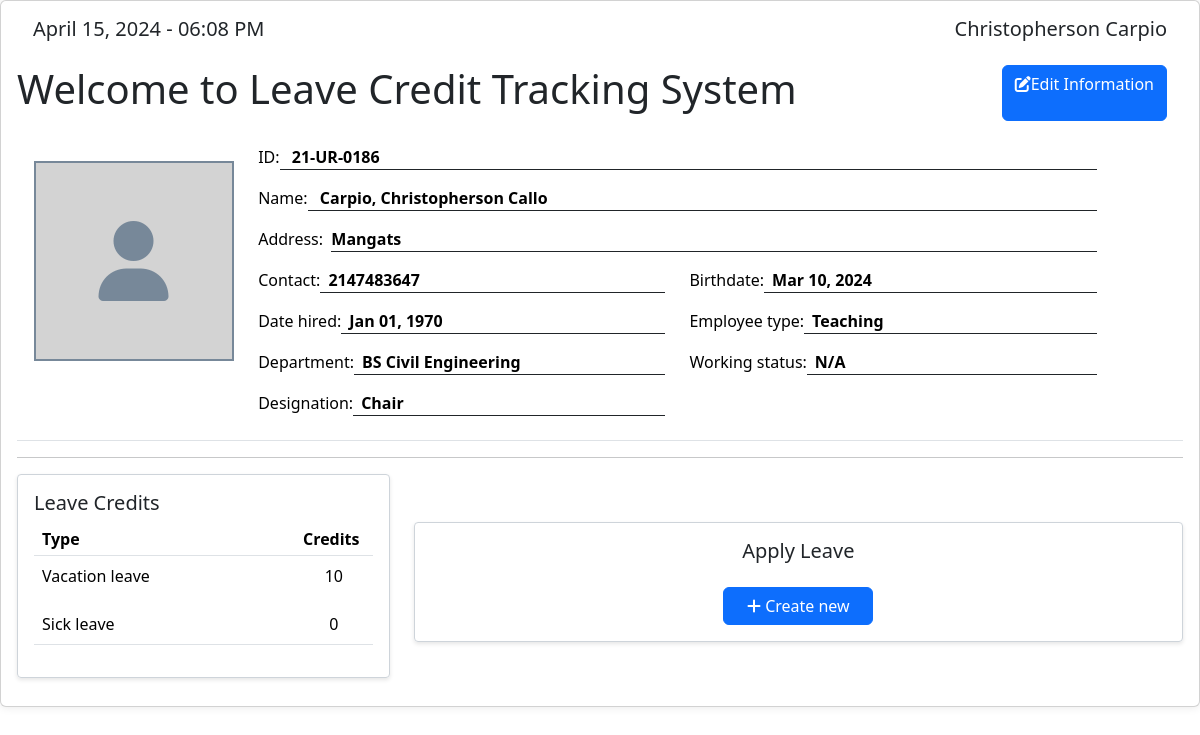
/user/credits.php (signed in), run on the app's committed database.
### tables this page shows
CREATE TABLE `employee` (
  `employee_id` varchar(20) NOT NULL,
  `username` varchar(50) NOT NULL,
  `password` varchar(50) NOT NULL,
  `acc_status` varchar(50) NOT NULL,
  `fname` varchar(25) NOT NULL,
  `mname` varchar(255) NOT NULL,
  `lname` varchar(20) NOT NULL,
  `sick_credits` float DEFAULT NULL,
  `vacation_credits` float DEFAULT NULL,
  `birthdate` date NOT NULL,
  `contact` bigint(11) NOT NULL,
  `date_hired` date DEFAULT NULL,
  `address` varchar(100) NOT NULL,
  `department` int(11) NOT NULL,
  `employee_type` int(11) NOT NULL,
  `working_status` int(11) DEFAULT NULL,
  `academic_rank` int(11) DEFAULT NULL,
  `designation` int(11) DEFAULT NULL
);

CREATE TABLE `employee_type` (
  `type_id` int(11) NOT NULL,
  `type_name` varchar(50) NOT NULL
);

CREATE TABLE `department` (
  `dept_id` int(11) NOT NULL,
  `dept_name` varchar(50) NOT NULL
);

CREATE TABLE `designation` (
  `designation_id` int(11) NOT NULL,
  `designation_name` varchar(50) NOT NULL
);

CREATE TABLE `leave_type` (
  `type_id` int(11) NOT NULL,
  `leave_name` varchar(50) NOT NULL
);

### config.php (called while the page is built, shortened)
<?php
    $con = new mysqli('localhost', 'root', '', 'leave_system');
    $leaveTypeSql = $con -> query("SELECT * FROM leave_type");
?>

### user/credits.php (the view, shortened to what this page needs)
<?php
    require('../config.php');
?>
<!DOCTYPE html>
<html lang="en">
<head>
    <link rel="stylesheet" href="../css/contents.css?ver=0003">
    <link href="https://cdn.jsdelivr.net/npm/bootstrap@5.3.3/dist/css/bootstrap.min.css" rel="stylesheet">
</head>
<body>
    <?php
        if(isset($_SESSION['employee_id'])){
            $employeeId = $_SESSION['employee_id'];
            }
            $infoSql = $con -> query("SELECT *
            FROM employee
            LEFT JOIN leave_type ON employee.employee_type = leave_type.type_id
            LEFT JOIN employee_type ON employee.employee_type = employee_type.type_id
            LEFT JOIN academic_rank ON employee.academic_rank = academic_rank.rank_id
            LEFT JOIN designation ON employee.designation = designation.designation_id
            LEFT JOIN department ON employee.department = department.dept_id
            LEFT JOIN working_status ON employee.working_status = working_status.status_id
            WHERE employee.employee_id = '$employeeId'
            ");
            while($employee = $infoSql -> fetch_assoc()){
    ?>
        <div class="card">
            <div class="card-body">
            <div class="infos d-flex justify-content-between mb-1 mx-3">
            <h5 id="clock"></h5>
            <h5><?=$employee['fname'] . " " . $employee['lname']?></h5>
        </div>
        <div class="w-100 d-flex justify-content-between mb-3 my-3">
            <h1>Welcome to Leave Credit Tracking System</h1>
            <a href="#" class="btn btn-flat btn-primary me-3" onclick="loadContent('edit_info.php')"><span class="fas fa-edit"></span>Edit Information</a>
        </div>
        <div id="print_out">
            <table class="table info-table">
                    <tr>
                    <td width='20%'>
                        <div class="w-100 d-flex align-items-center justify-content-center mt-3">
                            <div class="profile-frame">
                                <i class="fas fa-user fa-5x user-icon"></i>
                            </div>
                        </div>
                    </td>
                        <td width="80%">
                            <div class="row">
                                <div class="col-11">
                                    <div class="d-flex w-max-100">
                                        <label class="float-left w-auto whitespace-nowrap">ID:</label>
                                        <p class="col-md border-bottom px-2 border-dark w-100"><b>&nbsp<?=$employee['employee_id'] ?></b></p>
                                    </div>
                                    <div class="d-flex w-max-100">
                                        <label class="float-left w-auto whitespace-nowrap">Name:</label>
                                        <p class="col-md border-bottom px-2 border-dark w-100"><b>&nbsp<?=$employee['lname']?>, <?=$employee['fname']?> <?=$employee['mname'] ?></b></p>
                                    </div>
                                    <div class="d-flex w-max-100">
                                        <label class="float-left w-auto whitespace-nowrap">Address: &nbsp </label>
                                        <p class="col-md border-bottom border-dark w-100"><b><?= $employee['address'] ?></b></p>
                                    </div>
                                    <div class="row justify-content-between w-max-100 mr-0">
                                        <div class="col-6 d-flex w-max-100">
                                            <label class="float-left w-auto whitespace-nowrap">Contact: </label>
                                            <p class="col-md border-bottom px-2 border-dark w-100"><b><?= $employee['contact'] ?></b></p>
                                        </div>
                                        <div class="col-6 d-flex w-max-100">
                                            <label class="float-left w-auto whitespace-nowrap">Birthdate: </label>
                                            <p class="col-md border-bottom px-2 border-dark w-100"><b><?= date("M d, Y", strtotime($employee['birthdate'])) ?></b></p>
                                        </div>
                                    </div>
                                    <div class="row justify-content-between w-max-100 mr-0">
                                        <div class="col-6 d-flex w-max-100">
                                            <label class="float-left w-auto whitespace-nowrap">Date hired: </label>
                                            <p class="col-md border-bottom px-2 border-dark w-100"><b><?= date("M d, Y", strtotime($employee['date_hired'])) ?></b></p>
                                        </div>
                                        <div class="col-6 d-flex w-max-100">
                                            <label class="float-left w-auto whitespace-nowrap">Employee type: </label>
                                            <p class="col-md border-bottom px-2 border-dark w-100"><b><?= empty($employee['dept_name'])? 'N/A' : $employee['type_name'] ?></b></p>
                                        </div>
                                        <div class="col-6 d-flex w-max-100">
                                            <label class="float-left w-auto whitespace-nowrap">Department: </label>
                                            <p class="col-md border-bottom px-2 border-dark w-100"><b><?= empty($employee['dept_name'])? 'N/A' : $employee['dept_name'] ?></b></p>
                                        </div>
                                        <div class="col-6 d-flex w-max-100">
                                            <label class="float-left w-auto whitespace-nowrap">Working status: </label>
                                            <p class="col-md border-bottom px-2 border-dark w-100"><b><?= empty($employee['status_name'])? 'N/A' : $employee['status_name'] ?></b></p>
                                        </div>
                                        <div class="col-6 d-flex w-max-100">
                                            <label class="float-left w-auto whitespace-nowrap">Designation: </label>
                                            <p class="col-md border-bottom px-2 border-dark w-100"><b><?=empty($employee['designation_name']) ? 'N/A' : $employee['designation_name'] ?></b></p>
                                        </div>
                                    </div>
                                </div>
                            </div>
                        </td>
                    </tr>
                </table>
                <?php } ?>
            <hr class="border-dark">
            <div class="row">
                <div class="col-md-4 col-sm-12">
                    <div id="bottom-box" class="callout px-3 py-3">
                        <h5 class="mb-2">Leave Credits</h5>
                        <table class="table table-hover ">
                            <colgroup>
                                <col width="70%">
                                <col width="15%">
                            </colgroup>
                            <thead>
                                <tr>
                                    <th class="py-1 px-2">Type</th>
                                    <th class="py-1 px-2">Credits</th>
                                </tr>
                            </thead>
                            <tbody>
                            <tr>
                                <td>
                                <?php
                                    $firstIteration = true;
                                    while($leaveType = $leaveTypeSql->fetch_assoc()) {
                                        if (!$firstIteration) {
                                            echo "<br> <br>";
                                        } else {
                                            $firstIteration = false;
                                        }
                                        echo $leaveType['leave_name'];
                                    }
                                ?>
                                </td>
                                <td style="text-align: center;">
                                    <?php
                                        if(isset($_SESSION['employee_id'])){
                                            $employeeId = $_SESSION['employee_id'];
                                        }
                                        $sql = $con -> query("SELECT * FROM employee WHERE employee.employee_id = '$employeeId'");
                                        while($credits = $sql -> fetch_assoc()){
                                    ?>
                                    <?php echo $credits['vacation_credits'] . "<br> <br>"?>
                                    <?php echo $credits['sick_credits'] ?>
                                    <?php } ?>
                                </td>
                            </tr>
                            </tbody>
                        </table>
                    </div>
                </div>
                <div class="col-md-8 col-sm-12 py-5">
                <div id="bottom-box" class="callout px-3 py-3 d-flex flex-column align-items-center justify-content-center ">
                    <h5>Apply Leave</h5>
                    <button id='view-records' onclick="loadContent('new_request.php')" class="btn btn-primary mt-3"><span class="fas fa-plus"></span> Create new</button>
                </div>
                </div>
            </div>
        </div>
    </div>
</div>
</body>
</html>

### css/contents.css (style rules this page uses)
.card { position: relative; display: flex; flex-direction: column; min-width: 0; word-wrap: break-word; background-color: #fff; background-clip: border-box; border: 1px solid rgba(0, 0, 0, 0.125); border-radius: 0.25rem; }
.card-body { flex: 1 1 auto; padding: 1rem 1rem; }
.card { border-radius: 15px; box-shadow: 0 0 10px rgba(0, 0, 0, 0.1); }
.card-body { padding: 20px; }
.table { margin-bottom: 0; }
.user-icon { color: lightslategray; }
.profile-frame { width: 200px; height: 200px; background-color: lightgray; border: 2px solid lightslategray; display: flex; justify-content: center; align-items: center; }
#view-records { width: 150px; }
#bottom-box { box-shadow: 0 2px 4px rgba(0, 0, 0, 0.1); border: 2px solid black; border-radius: 1.25rem; }
#bottom-box { border: 1px solid #ced4da; border-radius: 0.25rem; }

### user/credits.php (style rules this page uses)
h5 { font-weight: normal; }

### data on the page
employee: fname "Christopherson", lname "Carpio", employee_id "21-UR-0186", mname "Callo", address "Mangats", contact "2147483647", birthdate "Mar 10, 2024", date_hired "Jan 01, 1970", employee_type.type_name "Teaching", department.dept_name "BS Civil Engineering", designation.designation_name "Chair", vacation_credits "10", sick_credits "0"
leave_type: leave_name "Vacation leave"
leave_type: leave_name "Sick leave"
